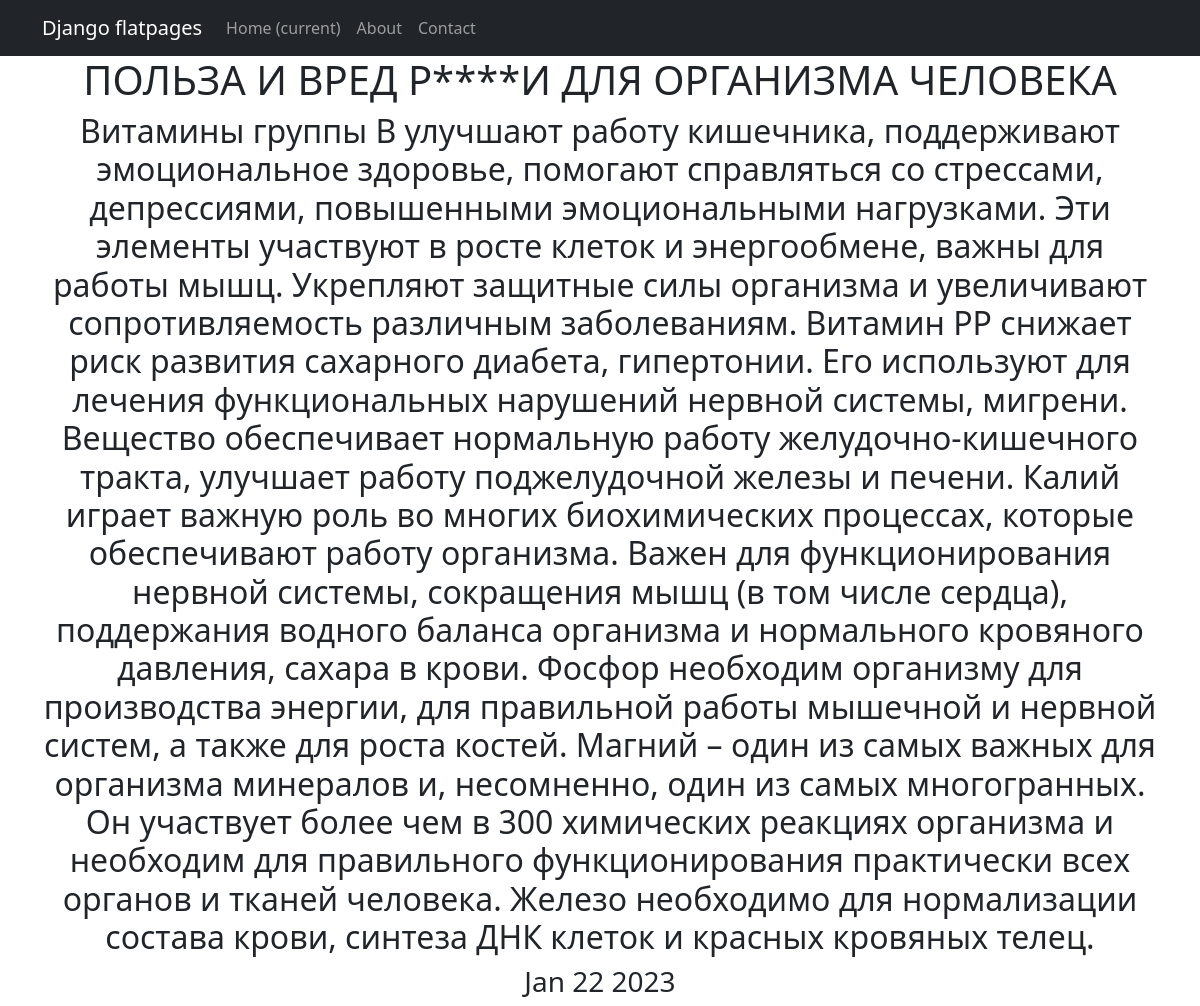
/posts/1, run on the app's committed database.
### news/models.py (models this page shows, shortened)
class Post(models.Model):
    author = models.ForeignKey(Author, on_delete=models.CASCADE)
    NEWS = 'NW'
    ARTICLE = 'AR'
    CATEGORY_CHOICES = (
        (NEWS, 'Новость'),
        (ARTICLE, 'Статья'),
    )
    categoryType = models.CharField(max_length=2, choices=CATEGORY_CHOICES, default=ARTICLE)
    dateCreation = models.DateTimeField(auto_now_add=True)
    postCategory = models.ManyToManyField(Category, through='PostCategory')
    title = models.CharField(max_length=128)
    text = models.TextField()
    rating = models.SmallIntegerField(default=0)
    related_name = 'post',

### news/views.py (the view)
# urls.py: path('<int:pk>', PostDetail.as_view(), name='post_detail'),
class PostDetail(DetailView):
    model = Post
    template_name = 'news.html'
    context_object_name = 'post'

### news/templatetags/custom_filters.py (called while the page is built)
@register.filter()
def censor(text):
    bad_words = ('редиска', 'Редиска','редис', 'Редис', 'Редиса', 'редиса')
    for b_word in bad_words:
        for word in text.split():
            if word.lower().count(b_word) and len(word) > len(b_word):
                text = text.replace(word, f"{word[0]}{'*' * (len(b_word) - 1)}{word[-1]}")
    return text

### templates/news.html (shortened to what this page needs)
{% extends 'flatpages/default.html' %}
{% load custom_filters %}
{% block content %}
<h1>{{ post.title|censor }}</h1>
<h2>{{ post.text|censor }}</h2>
<h3>{{ post.dateCreation|date:'M d Y' }}</h3>
{% endblock content %}

### data on the page
Post: title|censor "ПОЛЬЗА И ВРЕД Р****И ДЛЯ ОРГАНИЗМА ЧЕЛОВЕКА", text|censor "Витамины группы В улучшают работу кишечника, поддерживают эмоциональное здоровье, помогают справляться со стрессами, депрессиями, повышенными эмоциональными нагрузками. Эти элементы участвуют в росте клеток и энергообмене, важны для работы мышц. Укрепляют защитные силы организма и увеличивают сопротивляемость различным заболеваниям. Витамин РР снижает риск развития сахарного диабета, гипертонии. Его используют для лечения функциональных нарушений нервной системы, мигрени. Вещество обеспечивает нормальную работу желудочно-кишечного тракта, улучшает работу поджелудочной железы и печени. Калий играет важную роль во многих биохимических процессах, которые обеспечивают работу организма. Важен…", dateCreation "Jan 22 2023"
